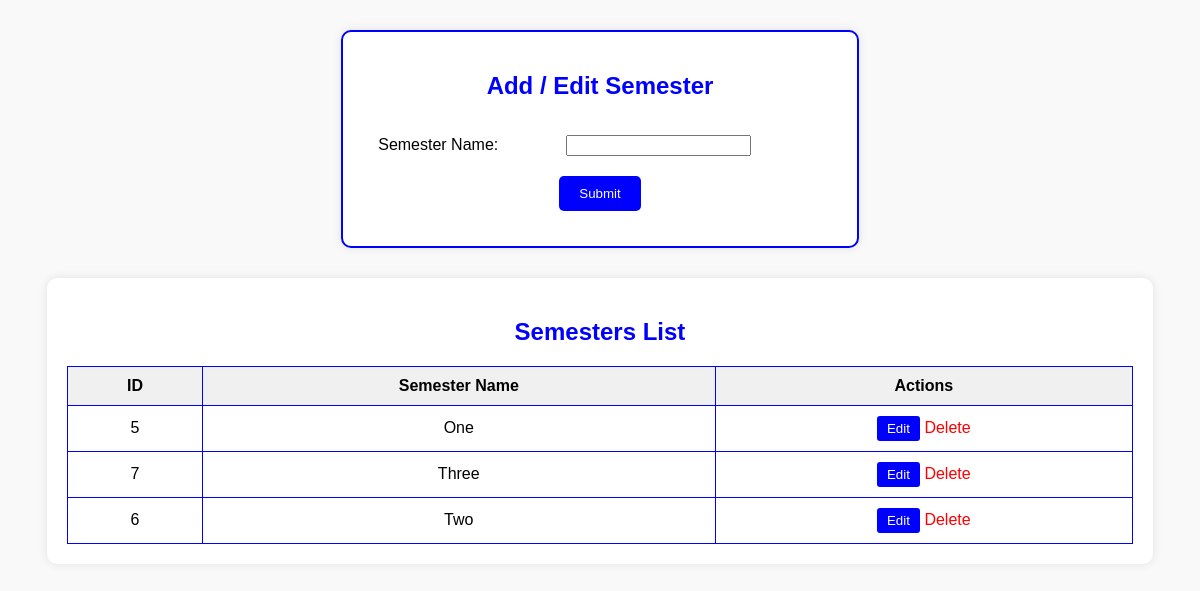
Page /pages/semester.php on the committed database.
### tables this page shows
CREATE TABLE `semester` (
  `semester_id` int(11) NOT NULL,
  `semester_name` varchar(50) DEFAULT NULL
);

### pages/semester.php (the view, shortened to what this page needs)
<?php
include '../incl/ShaConnect.php';
$sql = "SELECT * FROM semester";
$result = $conn->query($sql);
$semesters = [];
if ($result && $result->num_rows > 0) {
    while ($row = $result->fetch_assoc()) {
        $semesters[] = $row;
    }
}
?>
<!DOCTYPE html>
<html lang="en">
<head>
</head>
<body>
<div class="form-container">
    <h2>Add / Edit Semester</h2>
    <form id="semesterForm" method="POST">
        <table>
            <tr>
                <td><label for="semester_name">Semester Name:</label></td>
                <td><input type="text" name="semester_name" id="semester_name" required></td>
            </tr>
            <tr>
                <td colspan="2" style="text-align: center;"><button type="submit">Submit</button></td>
            </tr>
        </table>
    </form>
</div>
<div class="table-container">
    <h2>Semesters List</h2>
    <table>
        <tr>
            <th>ID</th>
            <th>Semester Name</th>
            <th>Actions</th>
        </tr>
        <?php foreach ($semesters as $semester): ?>
        <tr>
            <td><?php echo $semester['semester_id']; ?></td>
            <td><?php echo $semester['semester_name']; ?></td>
            <td>
                <button onclick="editSemester(<?php echo $semester['semester_id']; ?>)">Edit</button>
                <a href="?delete=<?php echo $semester['semester_id']; ?>" onclick="return confirm('Are you sure you want to delete this semester?')">Delete</a>
            </td>
        </tr>
        <?php endforeach; ?>
    </table>
</div>
</body>
</html>

### pages/semester.php (style rules this page uses)
body { font-family: Arial, sans-serif; background-color: #f9f9f9; }
.form-container { width: 40%; margin: 30px auto; padding: 20px; border: 2px solid blue; border-radius: 10px; background-color: white; box-shadow: 0 0 10px rgba(0, 0, 0, 0.1); }
.form-container h2 { text-align: center; color: blue; }
.form-container table { width: 100%; border-spacing: 10px; }
.form-container td { padding: 5px; }
.form-container button { padding: 10px 20px; background-color: blue; color: white; border: none; cursor: pointer; border-radius: 5px; }
.table-container { width: 90%; margin: 20px auto; padding: 20px; background-color: white; border-radius: 10px; box-shadow: 0 0 10px rgba(0, 0, 0, 0.1); }
.table-container h2 { text-align: center; color: blue; }
.table-container table { width: 100%; border-collapse: collapse; }
.table-container table, .table-container th, .table-container td { border: 1px solid blue; }
.table-container th, .table-container td { padding: 10px; text-align: center; }
.table-container th { background-color: #f0f0f0; }
.table-container a { color: red; text-decoration: none; }
.table-container button { padding: 5px 10px; background-color: blue; color: white; border: none; cursor: pointer; border-radius: 3px; }

### rows in the picture
semester: semester_id "5", semester_name "One"
semester: semester_id "7", semester_name "Three"
semester: semester_id "6", semester_name "Two"
